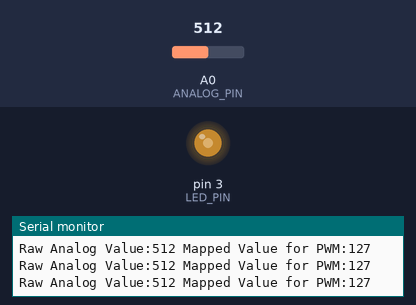
Simulated run of this sketch. Board: Arduino Uno, built with avr-gcc and run on an emulated ATmega328P. Parts: output pins drawn as LEDs (lit = HIGH), the last lines printed to the serial monitor. The test bench sets the inputs (shaded band); at power-on: A0 (ANALOG_PIN) = 512.

Above: at 1.2 s.
1.3 s: A0 (ANALOG_PIN) set to 412
At 2.2 s:
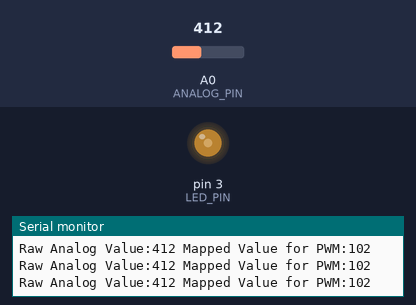
2.8 s: A0 (ANALOG_PIN) set to 390
At 3.9 s:
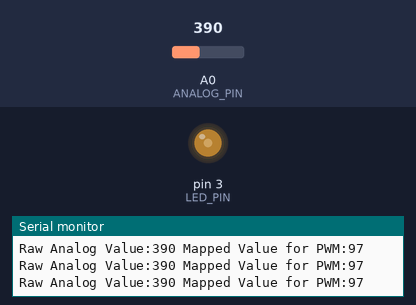
4.3 s: A0 (ANALOG_PIN) set to 716
At 5.0 s:
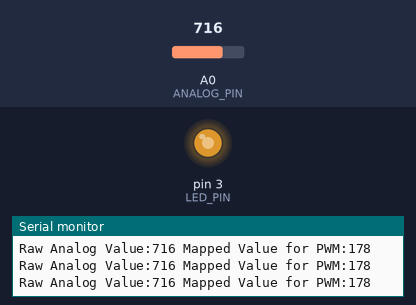
5.8 s: A0 (ANALOG_PIN) set to 986
At 6.1 s:
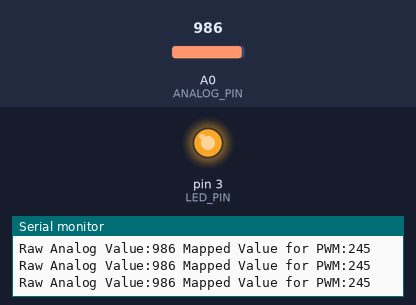
7.3 s: A0 (ANALOG_PIN) set to 1013
At 7.8 s:
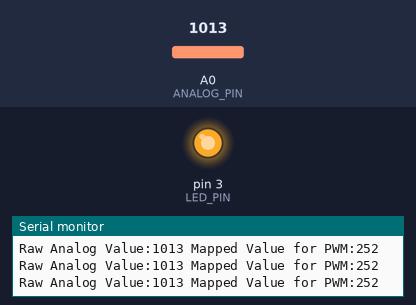
10.3 s: A0 (ANALOG_PIN) set to 122
At 11.1 s:
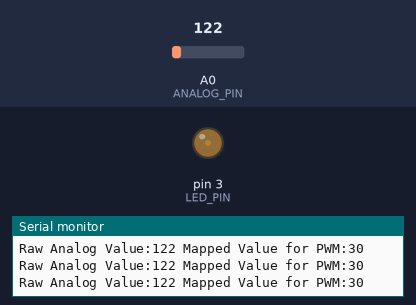
Timing chart, 0 to 12.8 s (numbered marks = the images above; inputs shaded):
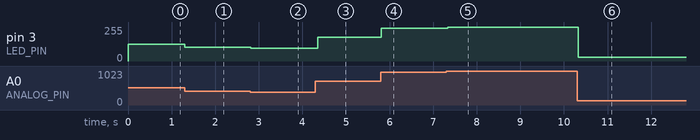

Measured:
- after the input at 1.3 s, pin 3 (LED_PIN): 127/255 → 102/255 at once
- after the input at 2.8 s, pin 3 (LED_PIN): 102/255 → 97/255 at once
- after the input at 4.3 s, pin 3 (LED_PIN): 97/255 → 178/255 after 0.05 s
- after the input at 5.8 s, pin 3 (LED_PIN): 178/255 → 245/255 at once
- after the input at 7.3 s, pin 3 (LED_PIN): 245/255 → 252/255 at once
- after the input at 10.3 s, pin 3 (LED_PIN): 252/255 → 30/255 at once

The sketch:

D-analogInPWMOutSerial.ino
```cpp
/*****************************************************************************************
 *    RG 101 - Pulse-Width Modulation (PWM)
 *     AnalogIn        _____________                         _____________
 *     PWM Out        |             |                       |             |
 *     Serial Out     |             |                       |             |
 *            ________|             |_______________________|             |_______________________
 *
 *  This code will set the brightness of an LED based on analog input, as well as output the values
 *  to the serial port
 *
 *  Digital 3 - RobotGeek LED
 *  Analog 0 - Robotgeek Knob or other Analog Sensor
 *
 * For a more in depth explanation of wiring,  this code and more information on using
 * Digital outputs and Arduino check out our Digital Output Tutorial
 * http://learn.robotgeek.com/robotgeek-101-1/232-pwm-primer.html
 *
 *
 * Important Functions
 *  analogRead()
 *  analogWrite()
 *  map()
 *****************************************************************************************/

const int ANALOG_PIN = 0;
const int LED_PIN = 3;      //pin number for the led pin - this is 'const' since it will not change during code, and saves Arduino memory

int analogSensorValue;   //the raw value read from the analog sensor
int pwmValue;           //holds the current PWM value (0-255)\

//setup runs once when the Geekduino/Arduino is turned on
void setup()
{
  pinMode(LED_PIN, OUTPUT); //set LED_PIN to be an output
  Serial.begin(9600);
} //setup() is done, go to loop()

//loop runs forever once setup is complete
void loop()
{
  analogSensorValue = analogRead(ANALOG_PIN);   //read the analog sensor and store it in 'analogSensorValue'

  //the map functions converts a number from one range to another, thus 'mapping' the value.
  //the map syntax is as follows:
  //    map(input, inputLow, inputHigh, outputLow, outputHigh);
  //So in this example, the 'analogSensorValue' is mapped from it's Low/High values (0-1023) to the PWM output values (0-255)
  //'0' is mapped to '0', '512' is mapped to 128', '1023' is mapped to '255'
  pwmValue = map(analogSensorValue, 0, 1023, 0, 255);

  analogWrite(LED_PIN, pwmValue);   //set LED_PIN to whatever value is in pwmValue, thus adjusting the LED based on the analog sensor

  Serial.print("Raw Analog Value:");
  Serial.print(analogSensorValue);
  Serial.print(" Mapped Value for PWM:");
  Serial.println(pwmValue);

}//go back to the first line in loop()
```
